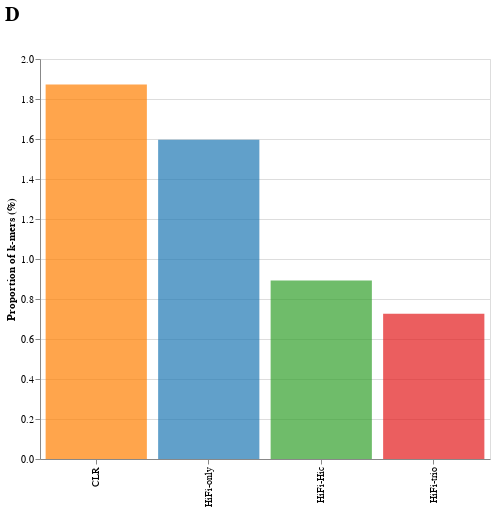

This figure's notebook cell:
### Code cell
panel_B_a = alt.Chart(dup).mark_bar(color='green',opacity=.7).encode(
    x=alt.X('mode',sort=["CLR", "HiFi-only", "HiFi-Hic", "HiFi-trio"], title=None),
    y=alt.Y('prct',title="Proportion of k-mers (%)"),
    color=alt.Color(
                'mode',
                scale=alt.Scale(
                    domain=modes_byung,
                    range=colors_byung
                ),
            legend=None
        
            ),    
    
).properties(
    width=450,
    height=400,
    title = alt.TitleParams(text = 'D', 
            fontSize=20,
            font='Arial',
            anchor='start',
            color='black',
            dx=0,
            dy=-25,
                           )
)

panel_B_a

### Figure 1 — Vega-Lite specification as saved in the notebook (floating-point values rounded to 4 significant figures)
{"config": {"view": {"continuousWidth": 400, "continuousHeight": 300}}, "data": {"name": "data-c3e69e7ab2eabdc86efa47afd3450540"}, "mark": {"type": "bar", "color": "green", "opacity": 0.7}, "encoding": {"color": {"field": "mode", "legend": null, "scale": {"domain": ["HiFi-only", "HiFi-Hic", "HiFi-trio", "CLR"], "range": ["#1f78b4", "#33a02c", "#e31a1c", "#ff7f00"]}, "type": "nominal"}, "x": {"field": "mode", "sort": ["CLR", "HiFi-only", "HiFi-Hic", "HiFi-trio"], "title": null, "type": "nominal"}, "y": {"field": "prct", "title": "Proportion of k-mers (%)", "type": "quantitative"}}, "height": 400, "title": {"text": "D", "anchor": "start", "color": "black", "dx": 0, "dy": -25, "font": "Arial", "fontSize": 20}, "width": 450, "$schema": "https://vega.github.io/schema/vega-lite/v4.17.0.json", "datasets": {"data-c3e69e7ab2eabdc86efa47afd3450540": [{"mode": "CLR", "prct": 1.872}, {"mode": "HiFi-only", "prct": 1.596}, {"mode": "HiFi-Hic", "prct": 0.8925}, {"mode": "HiFi-trio", "prct": 0.7262}]}}
